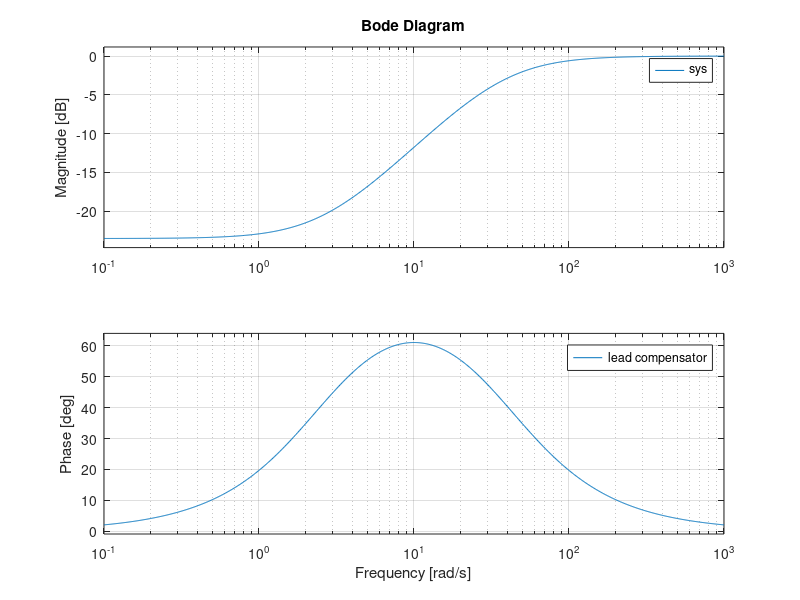
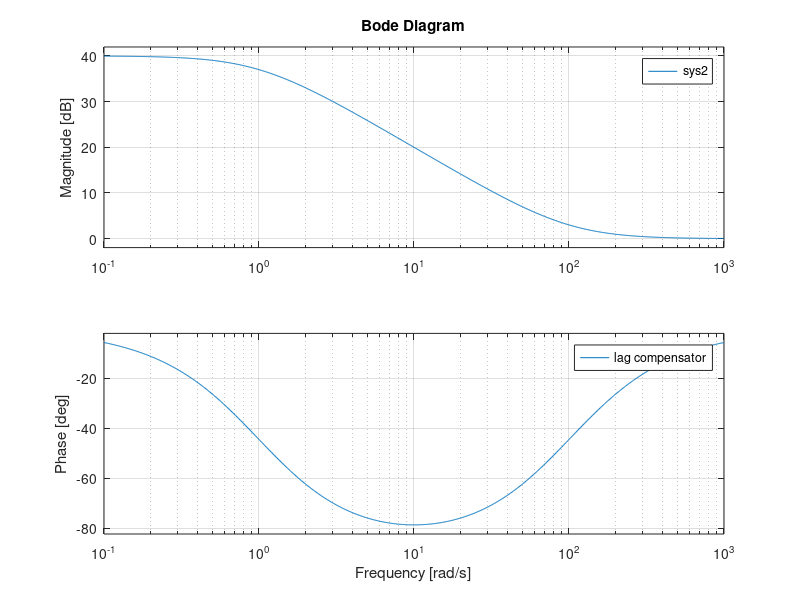
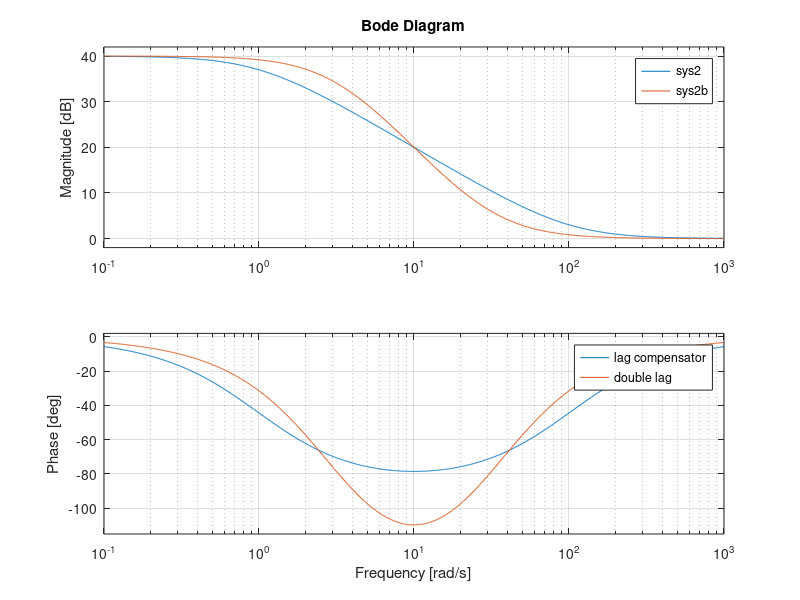

Write MATLAB code to recreate these figures, in order. (Note: this script raises an error after producing the figures.)
clc;
clear all;
format long
%% problem1a
Num  = [1, 2.58];
Den = [1, 38.73];
sys = tf(Num,Den);
figure
bode(sys);
legend('lead compensator');
grid on;

%% problem2a
Num2 = [1,100];
Den2 = [1,1];
sys2 = tf(Num2,Den2);
figure 
bode(sys2);
grid on;
legend('lag compensator')

%% problem2b
Num2b = [1,31.62];
Den2b = [1, 3.16];
sys2b = tf(Num2b,Den2b)^2;
figure 
bode(sys2,sys2b);
grid on;
legend('lag compensator', 'double lag');

%% problem3a
F = RR_LPF_butterworth(4,300)
num = 8.1e9;
den = [1 783.94 307279 7.055e7 8.1e9];
figure 
G3a = tf(num,den);
bode(G3a)
grid on

%% 3b 

F =  RR_LPF_inv_chebyshev(4,0.001,950)
% make the bode diagram
num = [.001 0 7219.99 0 6.51e9];
den = [ 1 735.7 270634.72 5.85e7 6.51e9];
figure 
G3b = tf(num,den);
bode (G3a,G3b)


%% 4b
s = tf('s')
Dlead = (s+2.58)/(s+38.73);
Ddouble = ((s+31.62)/(s+3.16))^2;
Dinv = ((0.001*s^4 + 7219.99*s^2 + 6.51e9)/(s^4 + 735.7*s^3 + 270634.72*s^2 + 5.85e7*s + 6.51e9));
Ds = Dlead*Ddouble*Dinv
opt = c2dOptions('Method','tustin','PrewarpFrequency',10);
Dz = c2d(Ds,0.01,opt)


%% 5b
G5b = 100/(s^2-100);

Dsimple = (s-10 )/s;

K = 1/abs(evalfr(G5b*Ds, 1i*10));

Dloop = K*Ds
figure
subplot(2,2,1)
rlocus(G5b*Dsimple)
subplot(2,2,2)
rlocus(G5b*Dloop)
subplot(2,2,3)
bode (G5b *Dsimple)
subplot(2,2,4)
bode(G5b *Dloop)

Tsimple = feedback(G5b *Dsimple,1);
Tloop = feedback(G5b *Dloop,1);

figure
step (Tsimple,Tloop)
legend ('simple', 'loop shape')
grid on



%opt = c2dOptions('Method','tustin','PrewarpFrequency',10);
%Dz = c2d(Ds,0.01,opt)
